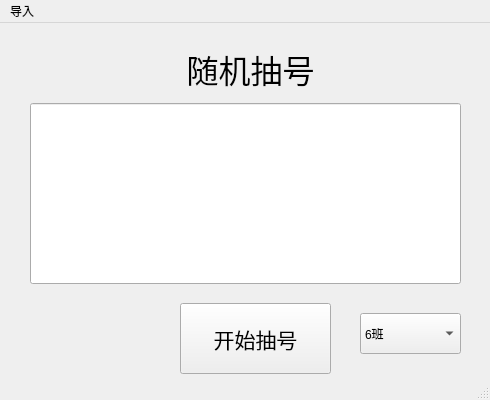
<?xml version="1.0" encoding="UTF-8"?>
<ui version="4.0">
 <class>MainWindow</class>
 <widget class="QMainWindow" name="MainWindow">
  <property name="geometry">
   <rect>
    <x>0</x>
    <y>0</y>
    <width>490</width>
    <height>400</height>
   </rect>
  </property>
  <property name="contextMenuPolicy">
   <enum>Qt::DefaultContextMenu</enum>
  </property>
  <property name="windowTitle">
   <string>MainWindow</string>
  </property>
  <property name="layoutDirection">
   <enum>Qt::LeftToRight</enum>
  </property>
  <property name="styleSheet">
   <string notr="true"/>
  </property>
  <widget class="QWidget" name="centralwidget">
   <widget class="QPushButton" name="executeButton">
    <property name="geometry">
     <rect>
      <x>180</x>
      <y>280</y>
      <width>151</width>
      <height>71</height>
     </rect>
    </property>
    <property name="sizePolicy">
     <sizepolicy hsizetype="Fixed" vsizetype="Fixed">
      <horstretch>0</horstretch>
      <verstretch>0</verstretch>
     </sizepolicy>
    </property>
    <property name="font">
     <font>
      <family>黑体</family>
      <pointsize>16</pointsize>
     </font>
    </property>
    <property name="text">
     <string>开始抽号</string>
    </property>
   </widget>
   <widget class="QLabel" name="label">
    <property name="geometry">
     <rect>
      <x>110</x>
      <y>0</y>
      <width>281</width>
      <height>91</height>
     </rect>
    </property>
    <property name="font">
     <font>
      <family>黑体</family>
      <pointsize>24</pointsize>
      <italic>false</italic>
      <bold>false</bold>
     </font>
    </property>
    <property name="styleSheet">
     <string notr="true">font: 24pt &quot;黑体&quot;;</string>
    </property>
    <property name="text">
     <string>随机抽号</string>
    </property>
    <property name="alignment">
     <set>Qt::AlignCenter</set>
    </property>
   </widget>
   <widget class="QLineEdit" name="lineEdit">
    <property name="geometry">
     <rect>
      <x>30</x>
      <y>80</y>
      <width>431</width>
      <height>181</height>
     </rect>
    </property>
    <property name="layoutDirection">
     <enum>Qt::LeftToRight</enum>
    </property>
    <property name="styleSheet">
     <string notr="true">font: 50pt &quot;黑体&quot;;</string>
    </property>
    <property name="text">
     <string/>
    </property>
    <property name="alignment">
     <set>Qt::AlignCenter</set>
    </property>
   </widget>
   <widget class="QComboBox" name="classChoiceBox">
    <property name="geometry">
     <rect>
      <x>360</x>
      <y>290</y>
      <width>101</width>
      <height>41</height>
     </rect>
    </property>
    <item>
     <property name="text">
      <string>6班</string>
     </property>
    </item>
    <item>
     <property name="text">
      <string>7班</string>
     </property>
    </item>
   </widget>
  </widget>
  <widget class="QMenuBar" name="menubar">
   <property name="geometry">
    <rect>
     <x>0</x>
     <y>0</y>
     <width>490</width>
     <height>25</height>
    </rect>
   </property>
   <widget class="QMenu" name="menu">
    <property name="title">
     <string>导入</string>
    </property>
   </widget>
   <addaction name="menu"/>
  </widget>
  <widget class="QStatusBar" name="statusbar"/>
  <action name="action">
   <property name="text">
    <string>选择名单导入</string>
   </property>
  </action>
 </widget>
 <resources/>
 <connections/>
</ui>
